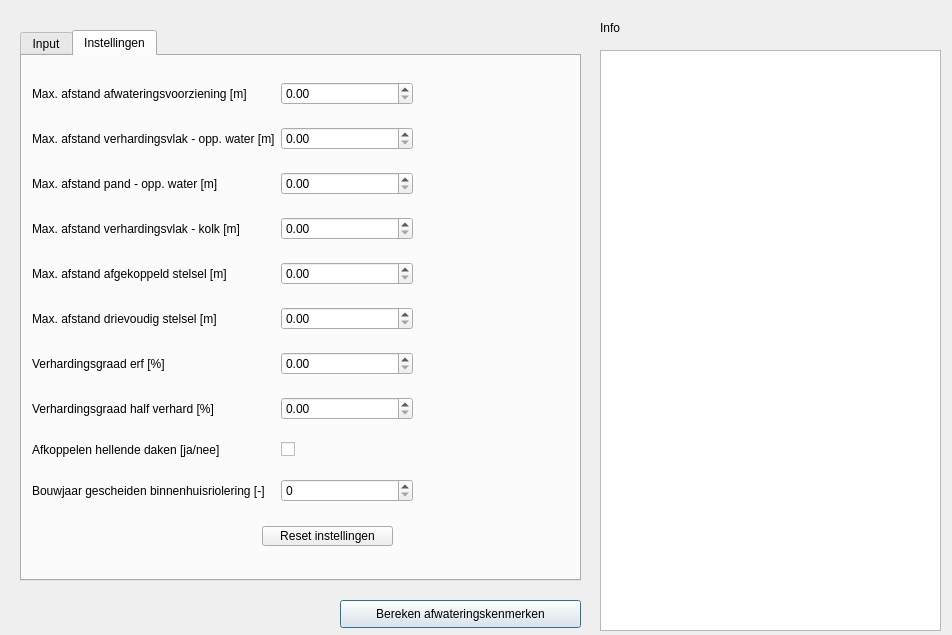
<?xml version="1.0" encoding="UTF-8"?>
<ui version="4.0">
 <class>BGTInloopToolDialogBase</class>
 <widget class="QDialog" name="BGTInloopToolDialogBase">
  <property name="geometry">
   <rect>
    <x>0</x>
    <y>0</y>
    <width>952</width>
    <height>635</height>
   </rect>
  </property>
  <property name="windowTitle">
   <string>BGT Inlooptool</string>
  </property>
  <widget class="QPushButton" name="pushButtonRun">
   <property name="geometry">
    <rect>
     <x>340</x>
     <y>600</y>
     <width>241</width>
     <height>28</height>
    </rect>
   </property>
   <property name="text">
    <string>Bereken afwateringskenmerken</string>
   </property>
  </widget>
  <widget class="QListWidget" name="listWidget">
   <property name="geometry">
    <rect>
     <x>600</x>
     <y>50</y>
     <width>341</width>
     <height>581</height>
    </rect>
   </property>
  </widget>
  <widget class="QLabel" name="label_13">
   <property name="geometry">
    <rect>
     <x>600</x>
     <y>20</y>
     <width>55</width>
     <height>16</height>
    </rect>
   </property>
   <property name="text">
    <string>Info</string>
   </property>
  </widget>
  <widget class="QTabWidget" name="TabWidget">
   <property name="enabled">
    <bool>true</bool>
   </property>
   <property name="geometry">
    <rect>
     <x>20</x>
     <y>30</y>
     <width>561</width>
     <height>551</height>
    </rect>
   </property>
   <property name="sizePolicy">
    <sizepolicy hsizetype="Expanding" vsizetype="Expanding">
     <horstretch>100</horstretch>
     <verstretch>0</verstretch>
    </sizepolicy>
   </property>
   <property name="currentIndex">
    <number>1</number>
   </property>
   <widget class="QWidget" name="input_tab">
    <attribute name="title">
     <string>Input</string>
    </attribute>
    <widget class="QGroupBox" name="groupBox">
     <property name="geometry">
      <rect>
       <x>10</x>
       <y>10</y>
       <width>531</width>
       <height>151</height>
      </rect>
     </property>
     <property name="title">
      <string>Download BGT vlakken (optioneel)</string>
     </property>
     <widget class="QWidget" name="formLayoutWidget">
      <property name="geometry">
       <rect>
        <x>9</x>
        <y>19</y>
        <width>511</width>
        <height>81</height>
       </rect>
      </property>
      <layout class="QFormLayout" name="formLayout">
       <property name="leftMargin">
        <number>0</number>
       </property>
       <property name="topMargin">
        <number>14</number>
       </property>
       <property name="rightMargin">
        <number>7</number>
       </property>
       <property name="bottomMargin">
        <number>0</number>
       </property>
       <item row="0" column="0">
        <widget class="QLabel" name="label_17">
         <property name="text">
          <string>Gebiedsgrens</string>
         </property>
        </widget>
       </item>
       <item row="0" column="1">
        <widget class="QgsMapLayerComboBox" name="BGTExtentCombobox"/>
       </item>
       <item row="1" column="0">
        <widget class="QLabel" name="label_19">
         <property name="text">
          <string>Opslaan als...</string>
         </property>
        </widget>
       </item>
       <item row="1" column="1">
        <widget class="QgsFileWidget" name="bgtApiOutput" native="true">
         <property name="dialogTitle" stdset="0">
          <string>BGT Download Opslaan Als ZIP</string>
         </property>
         <property name="filter" stdset="0">
          <string>*.zip</string>
         </property>
        </widget>
       </item>
      </layout>
     </widget>
     <widget class="QPushButton" name="pushButtonDownloadBGT">
      <property name="geometry">
       <rect>
        <x>420</x>
        <y>110</y>
        <width>93</width>
        <height>28</height>
       </rect>
      </property>
      <property name="text">
       <string>Download</string>
      </property>
     </widget>
    </widget>
    <widget class="QGroupBox" name="groupBox_2">
     <property name="geometry">
      <rect>
       <x>10</x>
       <y>170</y>
       <width>531</width>
       <height>231</height>
      </rect>
     </property>
     <property name="title">
      <string>Invoerbestanden</string>
     </property>
     <widget class="QWidget" name="layoutWidget">
      <property name="geometry">
       <rect>
        <x>10</x>
        <y>20</y>
        <width>511</width>
        <height>201</height>
       </rect>
      </property>
      <layout class="QGridLayout" name="gridLayout_2">
       <property name="topMargin">
        <number>14</number>
       </property>
       <property name="bottomMargin">
        <number>7</number>
       </property>
       <item row="0" column="1">
        <widget class="QgsFileWidget" name="bgt_file" native="true">
         <property name="filter" stdset="0">
          <string>*.zip</string>
         </property>
        </widget>
       </item>
       <item row="1" column="0">
        <widget class="QLabel" name="label_2">
         <property name="text">
          <string>GWSW leidingen</string>
         </property>
        </widget>
       </item>
       <item row="0" column="0">
        <widget class="QLabel" name="label">
         <property name="text">
          <string>BGT vlakken</string>
         </property>
        </widget>
       </item>
       <item row="1" column="1">
        <widget class="QgsFileWidget" name="pipe_file" native="true">
         <property name="filter" stdset="0">
          <string>*.gpkg</string>
         </property>
        </widget>
       </item>
       <item row="2" column="1">
        <widget class="QgsFileWidget" name="building_file" native="true">
         <property name="filter" stdset="0">
          <string/>
         </property>
        </widget>
       </item>
       <item row="2" column="0">
        <widget class="QLabel" name="label_11">
         <property name="text">
          <string>BAG panden (optioneel)</string>
         </property>
        </widget>
       </item>
       <item row="3" column="0">
        <widget class="QLabel" name="label_14">
         <property name="text">
          <string>Kolken (optioneel)</string>
         </property>
        </widget>
       </item>
       <item row="3" column="1">
        <widget class="QgsFileWidget" name="kolken_file" native="true"/>
       </item>
      </layout>
     </widget>
    </widget>
    <widget class="QGroupBox" name="inputExtentGroupBox">
     <property name="geometry">
      <rect>
       <x>10</x>
       <y>420</y>
       <width>531</width>
       <height>91</height>
      </rect>
     </property>
     <property name="title">
      <string>Beperk analyse tot opgegeven gebied</string>
     </property>
     <property name="checkable">
      <bool>true</bool>
     </property>
     <property name="checked">
      <bool>false</bool>
     </property>
     <widget class="QWidget" name="formLayoutWidget_2">
      <property name="geometry">
       <rect>
        <x>10</x>
        <y>30</y>
        <width>511</width>
        <height>51</height>
       </rect>
      </property>
      <layout class="QFormLayout" name="formLayout_2">
       <property name="topMargin">
        <number>14</number>
       </property>
       <item row="0" column="0">
        <widget class="QLabel" name="label_22">
         <property name="text">
          <string>Gebiedsafbakening:</string>
         </property>
        </widget>
       </item>
       <item row="0" column="1">
        <widget class="QgsMapLayerComboBox" name="inputExtentComboBox"/>
       </item>
      </layout>
     </widget>
    </widget>
   </widget>
   <widget class="QWidget" name="settings_tab">
    <attribute name="title">
     <string>Instellingen</string>
    </attribute>
    <widget class="QWidget" name="layoutWidget">
     <property name="geometry">
      <rect>
       <x>10</x>
       <y>10</y>
       <width>381</width>
       <height>461</height>
      </rect>
     </property>
     <layout class="QGridLayout" name="gridLayout">
      <item row="0" column="0">
       <widget class="QLabel" name="label_3">
        <property name="text">
         <string>Max. afstand afwateringsvoorziening [m]</string>
        </property>
       </widget>
      </item>
      <item row="0" column="1">
       <widget class="QgsDoubleSpinBox" name="max_afstand_vlak_afwateringsvoorziening"/>
      </item>
      <item row="1" column="0">
       <widget class="QLabel" name="label_4">
        <property name="text">
         <string>Max. afstand verhardingsvlak - opp. water [m]</string>
        </property>
       </widget>
      </item>
      <item row="1" column="1">
       <widget class="QgsDoubleSpinBox" name="max_afstand_vlak_oppwater"/>
      </item>
      <item row="2" column="0">
       <widget class="QLabel" name="label_5">
        <property name="text">
         <string>Max. afstand pand - opp. water [m]</string>
        </property>
       </widget>
      </item>
      <item row="2" column="1">
       <widget class="QgsDoubleSpinBox" name="max_afstand_pand_oppwater"/>
      </item>
      <item row="3" column="0">
       <widget class="QLabel" name="label_6">
        <property name="text">
         <string>Max. afstand verhardingsvlak - kolk [m]</string>
        </property>
       </widget>
      </item>
      <item row="3" column="1">
       <widget class="QgsDoubleSpinBox" name="max_afstand_vlak_kolk"/>
      </item>
      <item row="4" column="0">
       <widget class="QLabel" name="label_7">
        <property name="text">
         <string>Max. afstand afgekoppeld stelsel [m]</string>
        </property>
       </widget>
      </item>
      <item row="4" column="1">
       <widget class="QgsDoubleSpinBox" name="max_afstand_afgekoppeld"/>
      </item>
      <item row="5" column="0">
       <widget class="QLabel" name="label_8">
        <property name="text">
         <string>Max. afstand drievoudig stelsel [m]</string>
        </property>
       </widget>
      </item>
      <item row="5" column="1">
       <widget class="QgsDoubleSpinBox" name="max_afstand_drievoudig"/>
      </item>
      <item row="6" column="0">
       <widget class="QLabel" name="label_15">
        <property name="text">
         <string>Verhardingsgraad erf [%]</string>
        </property>
       </widget>
      </item>
      <item row="6" column="1">
       <widget class="QgsDoubleSpinBox" name="verhardingsgraad_erf"/>
      </item>
      <item row="7" column="0">
       <widget class="QLabel" name="label_16">
        <property name="text">
         <string>Verhardingsgraad half verhard [%]</string>
        </property>
       </widget>
      </item>
      <item row="7" column="1">
       <widget class="QgsDoubleSpinBox" name="verhardingsgraad_half_verhard"/>
      </item>
      <item row="8" column="0">
       <widget class="QLabel" name="label_9">
        <property name="text">
         <string>Afkoppelen hellende daken [ja/nee]</string>
        </property>
       </widget>
      </item>
      <item row="8" column="1">
       <widget class="QCheckBox" name="afkoppelen_hellende_daken">
        <property name="text">
         <string/>
        </property>
       </widget>
      </item>
      <item row="9" column="0">
       <widget class="QLabel" name="label_10">
        <property name="text">
         <string>Bouwjaar gescheiden binnenhuisriolering [-]</string>
        </property>
       </widget>
      </item>
      <item row="9" column="1">
       <widget class="QSpinBox" name="bouwjaar_gescheiden_binnenhuisriolering"/>
      </item>
     </layout>
    </widget>
    <widget class="QPushButton" name="pushButtonReset">
     <property name="geometry">
      <rect>
       <x>240</x>
       <y>470</y>
       <width>131</width>
       <height>20</height>
      </rect>
     </property>
     <property name="text">
      <string>Reset instellingen</string>
     </property>
    </widget>
   </widget>
  </widget>
 </widget>
 <customwidgets>
  <customwidget>
   <class>QgsDoubleSpinBox</class>
   <extends>QDoubleSpinBox</extends>
   <header>qgsdoublespinbox.h</header>
  </customwidget>
  <customwidget>
   <class>QgsFileWidget</class>
   <extends>QWidget</extends>
   <header>qgsfilewidget.h</header>
  </customwidget>
  <customwidget>
   <class>QgsMapLayerComboBox</class>
   <extends>QComboBox</extends>
   <header>qgsmaplayercombobox.h</header>
  </customwidget>
 </customwidgets>
 <resources/>
 <connections/>
</ui>
